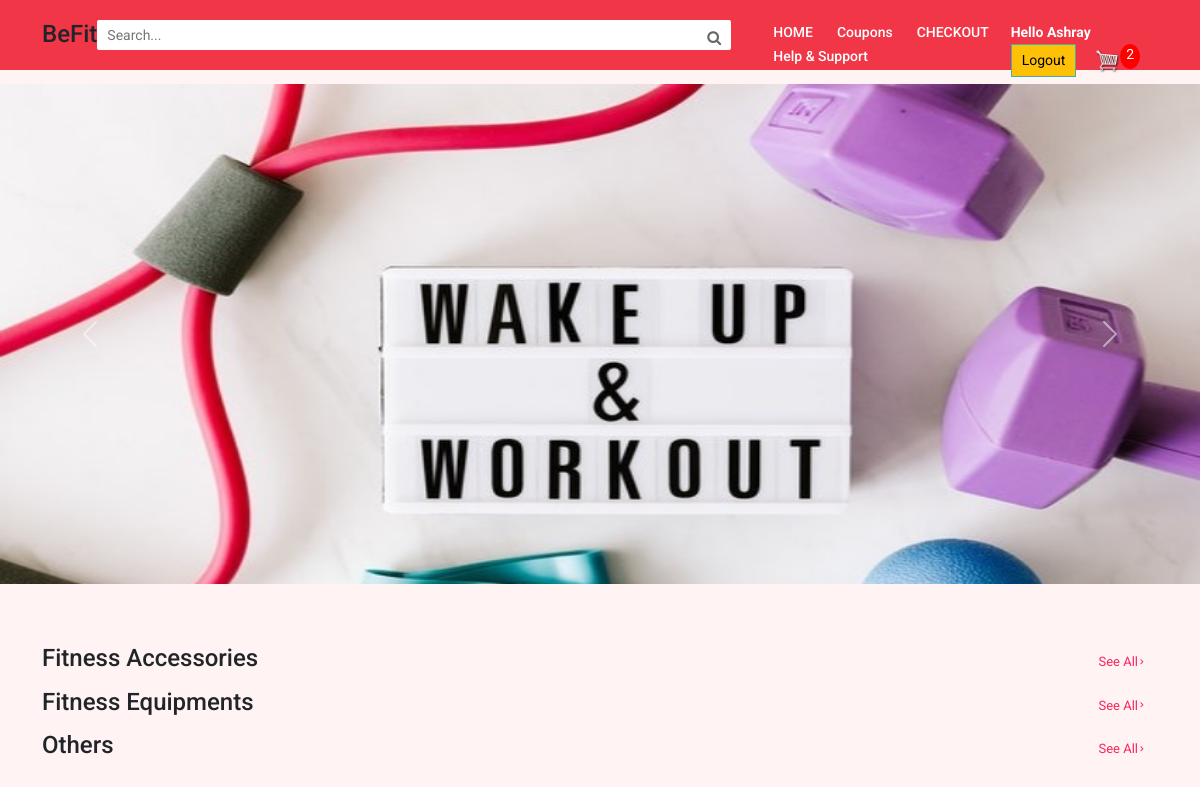
Page /store/ (signed in) on the earlier database version.
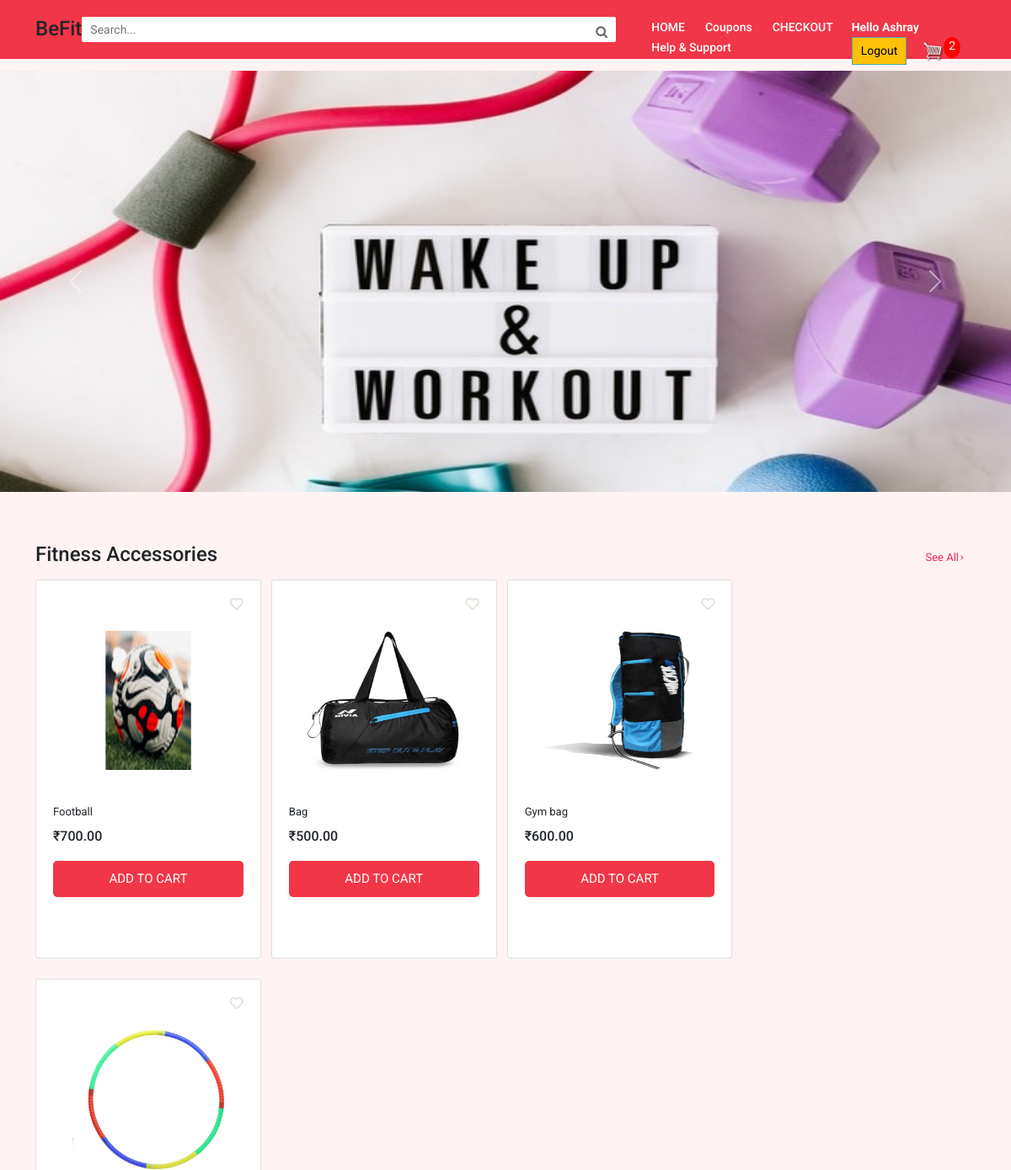
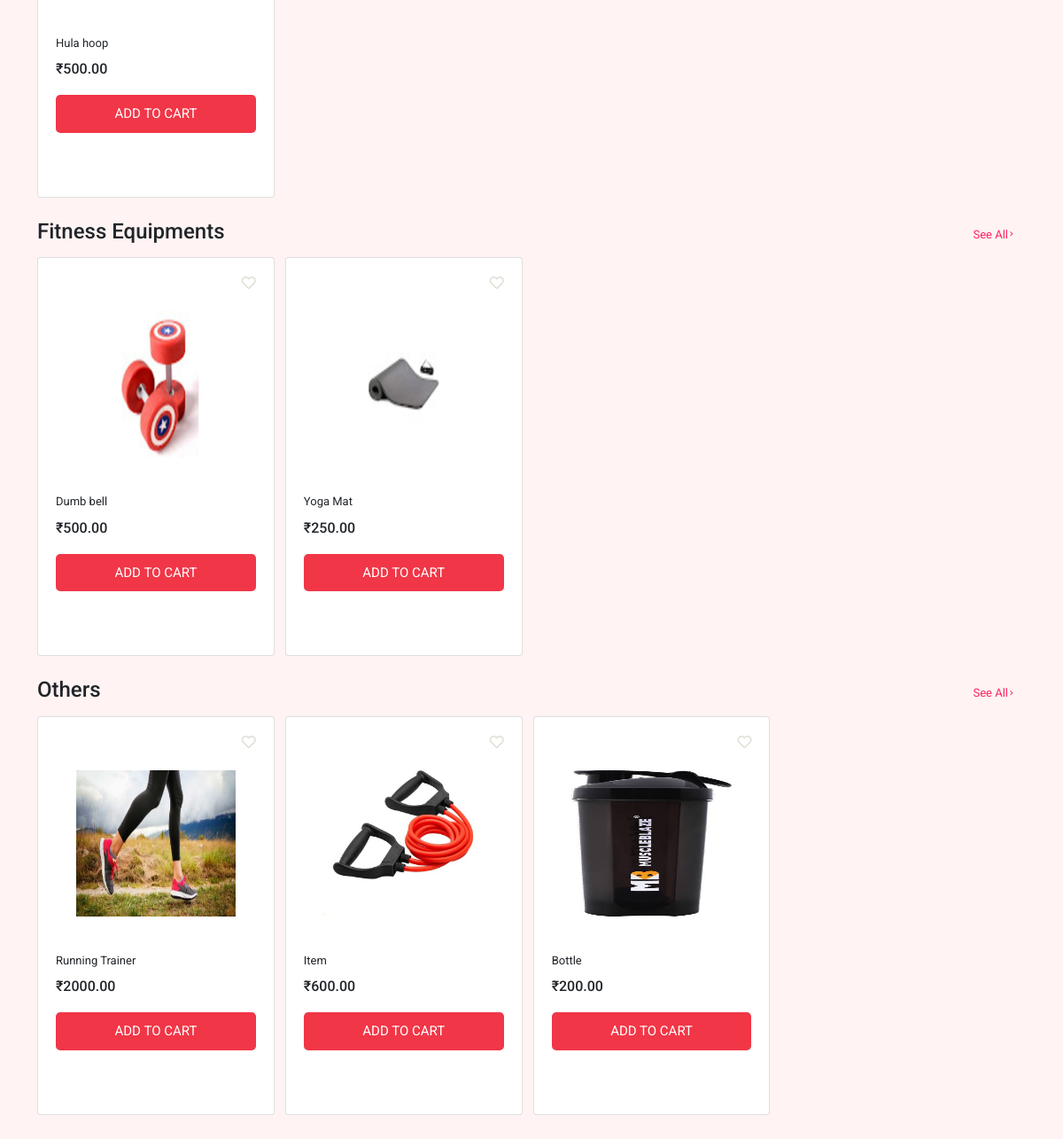
Same page on the later database version (2 pictures, top to bottom).
### store/models.py (models this page shows, shortened)
class Product(models.Model):
	name = models.CharField(max_length=200)
	category = models.ForeignKey(Category, on_delete=models.SET_NULL, null=True)
	price = models.FloatField()
	digital = models.BooleanField(default=False, null=True, blank=True)
	image = models.ImageField(null=True, blank=True)
	@property
	def imageURL(self):
		try:
			url = self.image.url
		except:
			url = ''
		return url

### store/views.py (the view)
# urls.py: path('store/',store, name="store"),
def store(request):
    data = cartData(request)
    cartItems = data['cartItems']
    order = data['order']
    items = data['items']
    products1 = Product.objects.filter(category=1)
    products1 = products1[0:4]
    products2 = Product.objects.filter(category=2)
    products2 = products2[0:4]
    products3 = Product.objects.filter(category=3)
    products3 = products3[0:4]
    context = {'products1':products1,"products2": products2,"products3":products3,'cartItems':cartItems}
    return render(request, 'store/store.html', context)

### store/models.py (called while the page is built)
	@property
	def get_cart_items(self):
		orderitems = self.orderitem_set.all()
		total = sum([item.quantity for item in orderitems])
		return total

### store/utils.py (called while the page is built)
def cartData(request):
	if request.user.is_authenticated:
		customer = request.user.customer
		order, created = Order.objects.get_or_create(customer=customer, complete=False)
		items = order.orderitem_set.all()
		cartItems = order.get_cart_items
	else:
		cookieData = cookieCart(request)
		cartItems = cookieData['cartItems']
		order = cookieData['order']
		items = cookieData['items']
	return {'cartItems':cartItems ,'order':order, 'items':items}

### templates/store/store.html (shortened to what this page needs)
{% extends 'store/main.html' %}
{% load static %}
{% block content %}
<section class="main-body">
    <section class="slideshow">
      <div id="carouselExampleIndicators" class="carousel slide" data-ride="carousel">
        <div class="carousel-inner">
          <div class="carousel-item active">
            <img class="d-block w-100 fit" src="../../static/store/images/img1.jpeg" alt="First slide">
          </div>
        </div>
        <a class="carousel-control-prev" href="#carouselExampleIndicators" role="button" data-slide="prev">
          <span class="carousel-control-prev-icon" aria-hidden="true"></span>
        </a>
        <a class="carousel-control-next" href="#carouselExampleIndicators" role="button" data-slide="next">
          <span class="carousel-control-next-icon" aria-hidden="true"></span>
        </a>
      </div>
    </section>
    <section class="fitness-accessories">
        <div class="container main-container">
          <div class="title">
            <h4>Fitness Accessories</h4>
            <p><a href="#">See All<i class="fas fa-chevron-right"></i></a></p>
          </div>
            <div class="card-container">
                {% for product in products1 %}
                <div class="card">
                  <span><i class="fas fa-heart" onclick="wishlist()" id="icon"></i></span>
                  <img src="{{product.imageURL}}"/>
                  <p>{{product.name}}</p>
                  <h5>₹{{product.price|floatformat:2}}</h5>
                  <button type="button" data-product="{{product.id}}" data-action="add" class="add-cart update-cart">ADD TO CART</button>
                </div>
                {% endfor %}
            </div>
        </div>
    </section>
    <section class="fitness-equipments">
        <div class="container main-container">
          <div class="title">
            <h4>Fitness Equipments</h4>
            <p><a href="#">See All<i class="fas fa-chevron-right"></i></a></p>
          </div>
            <div class="card-container">
                {% for product in products2 %}
                <div class="card">
                  <span><i class="fas fa-heart" onclick="wishlist()" id="icon"></i></span>
                  <img src="{{product.imageURL}}"/>
                  <p>{{product.name}}</p>
                  <h5>₹{{product.price|floatformat:2}}</h5>
                  <button type="button" data-product="{{product.id}}" data-action="add" class="add-cart update-cart">ADD TO CART</button>
                </div>
                {% endfor %}
            </div>
        </div>
    </section>
    <section class="supplements">
        <div class="container main-container">
          <div class="title">
            <h4>Others</h4>
            <p><a href="#">See All<i class="fas fa-chevron-right"></i></a></p>
          </div>
            <div class="card-container">
                {% for product in products3 %}
                <div class="card">
                  <span><i class="fas fa-heart" onclick="wishlist()" id="icon"></i></span>
                  <img src="{{product.imageURL}}"/>
                  <p>{{product.name}}</p>
                  <h5>₹{{product.price|floatformat:2}}</h5>
                  <button type="button" data-product="{{product.id}}" data-action="add" class="add-cart update-cart">ADD TO CART</button>
                </div>
                {% endfor %}
            </div>
        </div>
    </section>
</section>
{% endblock content %}

Differences in the rows shown:
now on this page (row edited): Product: imageURL (picture), name "Football", price "700.00", shown under "Fitness Accessories"
added Product: imageURL (picture), name "Bag", price "500.00", shown under "Fitness Accessories"
added Product: imageURL (picture), name "Gym bag", price "600.00", shown under "Fitness Accessories"
added Product: imageURL (picture), name "Hula hoop", price "500.00", shown under "Fitness Accessories"
now on this page (row edited): Product: imageURL (picture), name "Dumb bell", price "500.00", shown under "Fitness Equipments"
now on this page (row edited): Product: imageURL (picture), name "Yoga Mat", price "250.00", shown under "Fitness Equipments"
now on this page (row edited): Product: imageURL (picture), name "Running Trainer", price "2000.00", shown under "Others"
added Product: imageURL (picture), name "Item", price "600.00", shown under "Others"
added Product: imageURL (picture), name "Bottle", price "200.00", shown under "Others"
